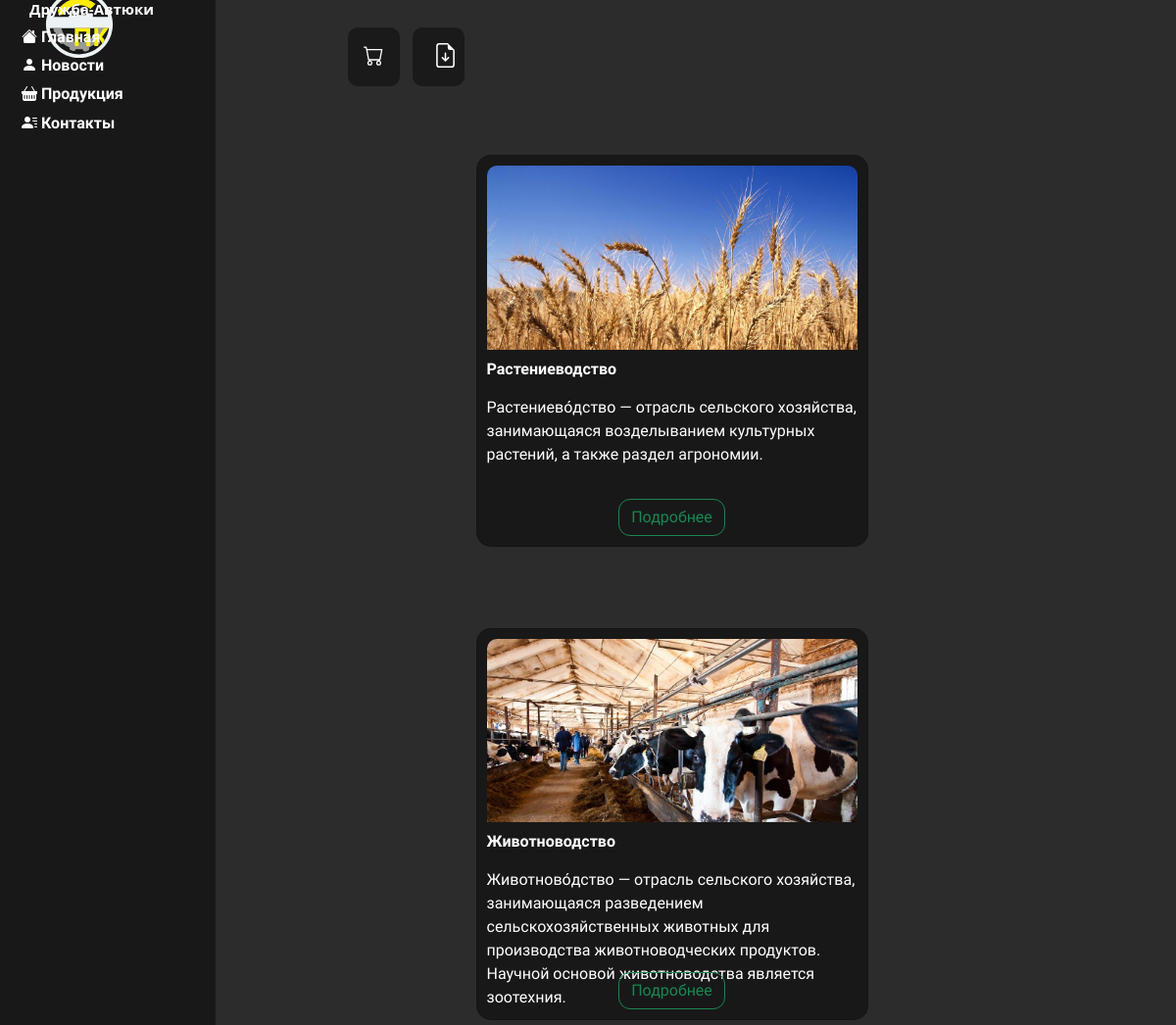
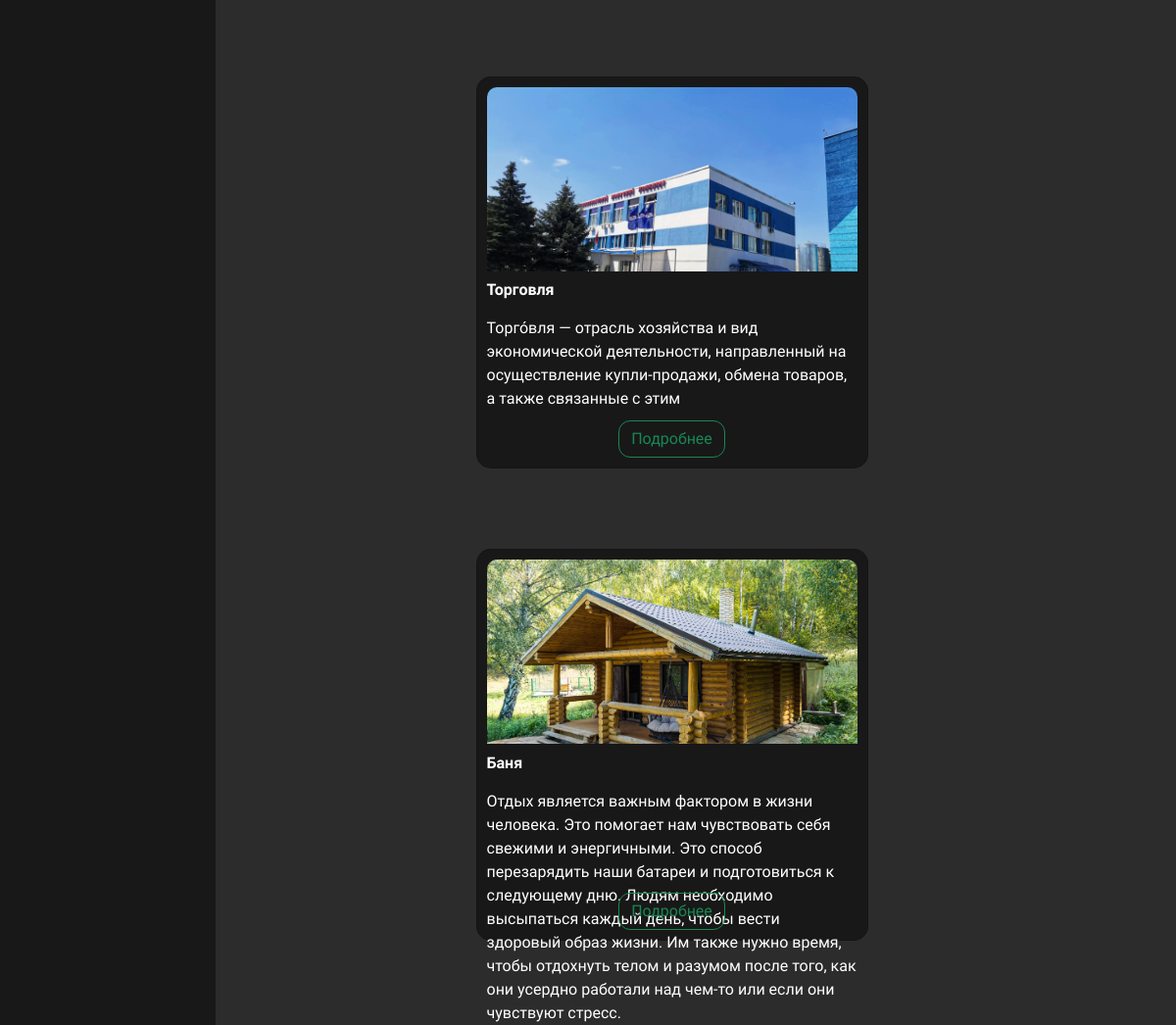
/product, run on the app's committed database (2 pictures, top to bottom).
### main/models.py (models this page shows, shortened)
class productCards(models.Model):
    title = models.CharField(max_length=50, verbose_name='Заголовок')
    image = models.ImageField(upload_to='main/static/main/img', verbose_name='Картинка')  # Поле для хранения картинки
    text = models.TextField(verbose_name='Описание')  # Поле для хранения текста
    pagetitle = models.CharField(max_length=50, verbose_name='Название страницы(dev)', editable=False)
    class Meta:
        verbose_name = 'Карточка товара'  # Название модели в единственном числе
        verbose_name_plural = 'Карточки товаров'  # Название модели во множественном числе

### main/views.py (the view)
# urls.py: path('product', views.product, name='product'),
def product(request):
    files = File.objects.first()
    products = productCards.objects.all()  # Получаем первый объект ProductCards (может быть изменено в соответствии с вашей логикой)
    context = {
        'file': files,
        'products': products
    }
    return render(request, 'main/product.html', context)

### main/templates/main/product.html (shortened to what this page needs)
{% extends 'main/layout.html' %}
{% load static %}
{% block content  %}
<div class="featuresa">
    <div class="cardplace">
        <div class="shopcart" onclick="">
            <div class="shop" onclick="redirectToShopPage()">
            </div>
            <div class="dw" onclick="window.location.href='{{ file.file.url }}'">
                <button  type="button"></button>
            </div>
        </div>
{% for product in products %}
        <div class="card">
            <div class="imgdiv">
                <img src="{{ product.image.url }}" alt="">
            </div>
            <p><b>{{ product.title }}</b></p>
            <div class="desc">
                <p class="tcard">{{ product.text }}</p>
            </div>
            <a href="{{ product.pagetitle }}"><button type="submit" class="btn btn-outline-success">Подробнее</button></a>
        </div>
{% endfor %}
    </div>
</div>
{% endblock %}

### main/static/main/css/main.css (style rules this page uses)
body { background: #2c2c2c }
img { width: 100%; !important; border-radius: 10px; }
.featuresa { grid-template-columns: repeat(auto-fit, minmax(300px, 1fr)); grid-gap: 0px; display: grid; font-family: 'Exo 2', sans-serif; float:left; margin-left: 20%; color: #ffff; vertical-align: middle; margin-top: 1.5%; text-align: center; width: 75%; }
.featuresa p { max-width: 100%; min-width: 100%; margin: 2% auto; text-align: justify; font-family: 'Exo 2', sans-serif; }
.card { border-radius: 15px; background: #181818; }
.card button { border-radius: 12px; }
.cardplace { display: flex; flex-direction: row; grid-gap: 5%; flex-wrap: wrap; width: 85%; margin-left: 7%; justify-content: center; margin-bottom: 5%; }
.card { flex-direction: column; display: flex; height: 50%; max-height: 400px; min-height: 400px; width: 50%; max-width: 400px; min-width: 400px; padding: 10px 10px 10px 10px; }
.imgdiv { overflow: hidden; height: 50%; width: 100%; }
.desc { height: 30%; }
.desc p { text-align: left; }
.shopcart { display: flex; flex-direction: row; grid-gap: 2%; width: 89%; border-radius: 10px; min-height: 80px; padding: 10px; margin-bottom: -3%; }
.dw svg { color: white; height: 25px; width: 25px; }
.dw { border-radius: 10px; height: 100%; width: 8%; background-color: #1a1a1a; cursor: pointer; padding: 15px; }
.dw button { background-color: #1a1a1a; border: none; }
.shop { border-radius: 10px; height: 100%; width: 8%; background-color: #1a1a1a; cursor: pointer; padding: 15px; }
.shop svg { min-width: 90%; min-height: 90%; }

### data on the page
productCards: image (picture), title "Растениеводство", text "Растениево́дство — отрасль сельского хозяйства, занимающаяся возделыванием культурных растений, а также раздел агрономии."
productCards: image (picture), title "Животноводство", text "Животново́дство — отрасль сельского хозяйства, занимающаяся разведением сельскохозяйственных животных для производства животноводческих продуктов. Научной основой животноводства является зоотехния."
productCards: image (picture), title "Торговля", text "Торго́вля — отрасль хозяйства и вид экономической деятельности, направленный на осуществление купли-продажи, обмена товаров, а также связанные с этим"
productCards: image (picture), title "Баня", text "Отдых является важным фактором в жизни человека. Это помогает нам чувствовать себя свежими и энергичными. Это способ перезарядить наши батареи и подготовиться к следующему дню. Людям необходимо высыпаться каждый день, чтобы вести здоровый образ жизни. Им также нужно время, чтобы отдохнуть телом и разумом после того, как они усердно работали над чем-то или если они чувствуют стресс."
